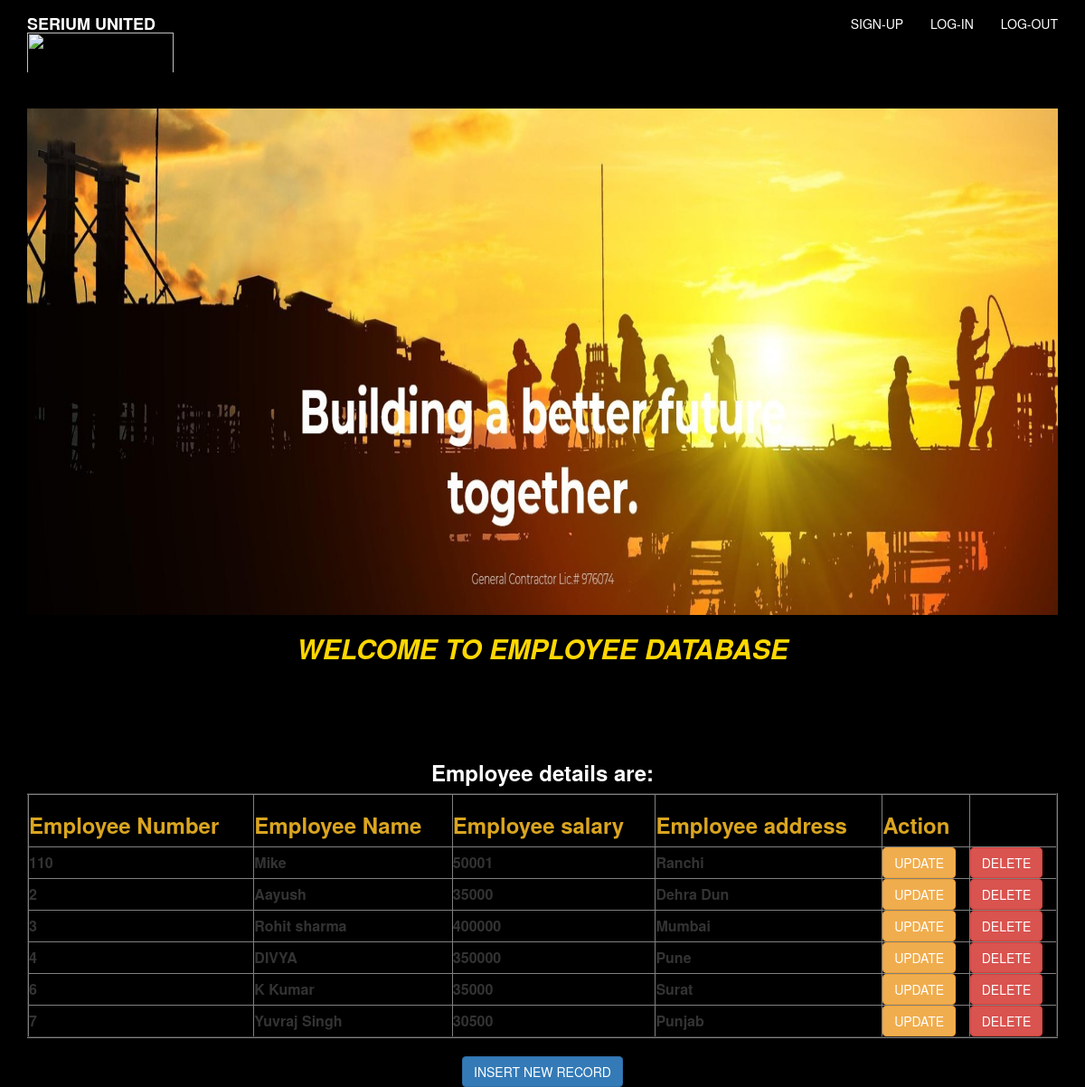
The page / on the database its author committed.
### myApp/models.py (models this page shows)
class Employee(models.Model):
    eno=models.IntegerField()
    ename=models.CharField(max_length=50)
    esal=models.IntegerField()
    eaddr=models.CharField(max_length=50)

### myApp/views.py (the view)
# urls.py: path('',views.home_view),
def home_view(request):
    e=Employee.objects.all()
    d={"Emp":e}
    return render(request,'myApp/home.html',d)

### templates/myApp/home.html (shortened to what this page needs)
{%extends 'myApp/parent.html'%}
    {% block for_child %}
    <div class="jumbotron" style="background-color: black;">
      <div class="container">
      <img src="../../static/home-2.jpg" width="100%" height="70%">
      <br>
      <h2 style="color:gold"><b><center><I>WELCOME TO EMPLOYEE DATABASE</I></center></b></h2>
      </div>
    </div>
    <div class="container" align="center">
    <h3 style="color:white;"><b>Employee details are:</b> </h3>
    <table border="2" style="width:100%">
      <tr style="color:goldenrod;">
        <th><h3><b>Employee Number</b></h3></th>
        <th><h3><b>Employee Name</b></h3></th>
        <th><h3><b>Employee salary</b></h3></th>
        <th><h3><b>Employee address</b></h3></th>
        <th><h3><b>Action</b></h3></th>
      </tr>
      {% for x in Emp %}
      <tr>
        <td><b>{{x.eno}}</b></td>
        <td><b>{{x.ename}}</b></td>
        <td><b>{{x.esal}}</b></b></td>
        <td><b>{{x.eaddr}}</b></td>
        <td> <a href="/update/{{x.id}}" class="btn  btn-warning">UPDATE</a></td>
        <td> <a href="/delete/{{x.id}}" class="btn  btn-danger">DELETE</a>
        </td>
      </tr>
      {% endfor %}
    </table> <br>
    <a href='/insert' class="btn  btn-primary"> INSERT NEW RECORD </a>
   </div>
    {% endblock %}

### templates/myApp/parent.html (shortened to what this page needs)
<html lang="en" dir="ltr">
  <head>
    <link rel="stylesheet" href="https://maxcdn.bootstrapcdn.com/bootstrap/3.3.7/css/bootstrap.min.css">
  </head>
  <body style="background-color: black;">
    <nav class="navbar navbar-dark bg-primary" style="background-color: black;">
        <div class="container" >
            <div class="navbar-header">
              <a class="navbar-brand" href="/" style='color:white; font-family: 'Franklin Gothic Medium', 'Arial Narrow', Arial, sans-serif;'  ><b>SERIUM UNITED<img src="https://cdn.worldvectorlogo.com/logos/ethereum-gold.svg" height="220%" width="100%" style="margin-left: 0%;"></b></a>
            </div>
            <ul class="nav navbar-nav navbar-right">
                <li><a href="/signup" style='color:white;'>SIGN-UP</a></li>
                <li><a href="/accounts/login/" style='color:white;'>LOG-IN</a></li>
                <li><a href="/accounts/logout/" style='color:white;'>LOG-OUT</a></li>
            </ul>
        </div>
    </nav>
    {%block for_child%}
    {% endblock %}
  </body>
</html>

### rows shown on the page
Employee: eno "110", ename "Mike", esal "50001", eaddr "Ranchi"
Employee: eno "2", ename "Aayush", esal "35000", eaddr "Dehra Dun"
Employee: eno "3", ename "Rohit sharma", esal "400000", eaddr "Mumbai"
Employee: eno "4", ename "DIVYA", esal "350000", eaddr "Pune"
Employee: eno "6", ename "K Kumar", esal "35000", eaddr "Surat"
Employee: eno "7", ename "Yuvraj Singh", esal "30500", eaddr "Punjab"
